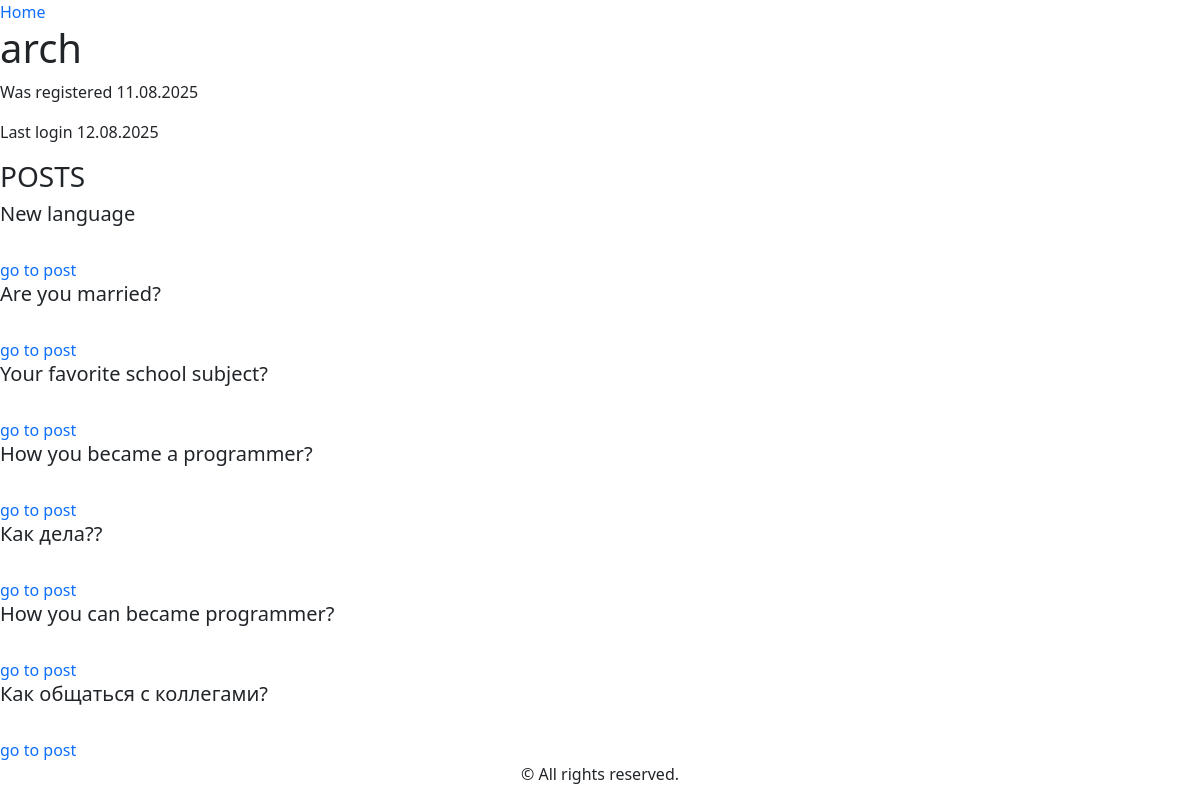
Page /blog/arch/ (signed in) on the earlier database version.
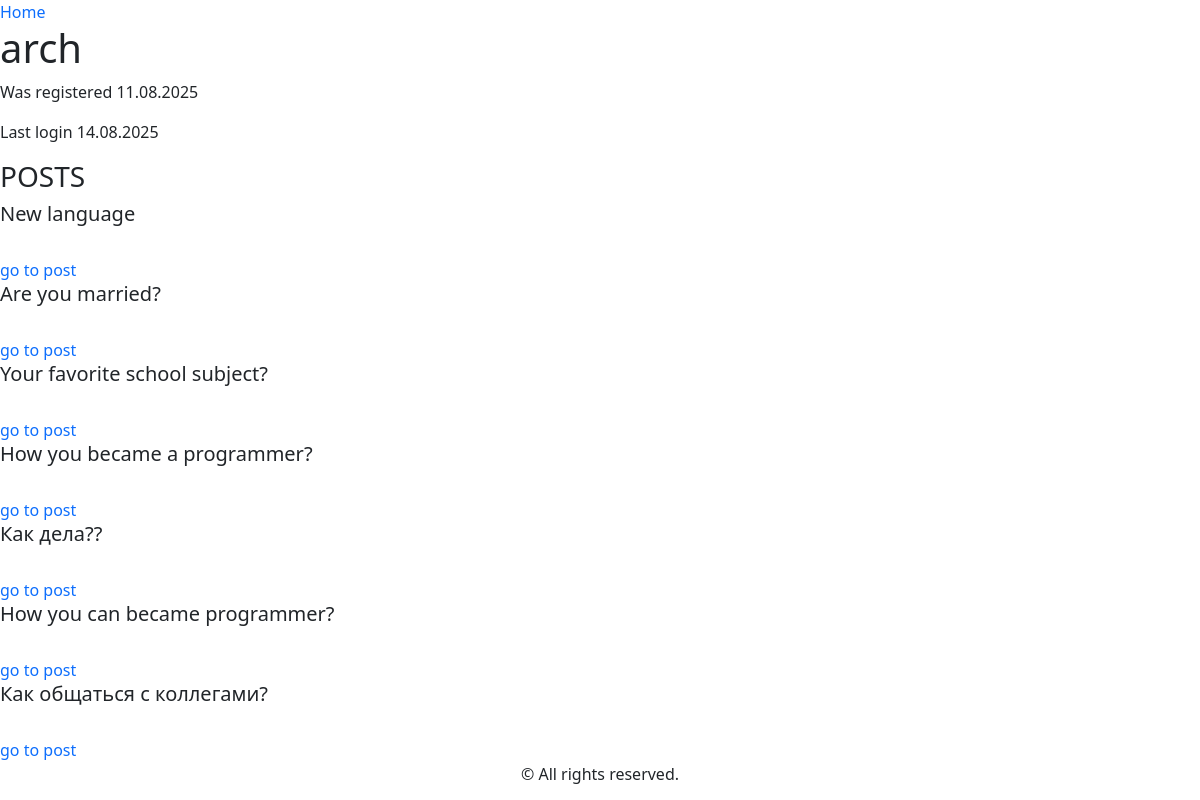
Same page on the later database version.
### userAuth/models.py (models this page shows)
class UserProfile(AbstractUser):
    bio = models.TextField(blank=True)
    location = models.CharField(max_length = 100,blank=True)
    date = models.DateField(null = True,blank=True)
    avatar = models.ImageField(upload_to='avatars/', blank=True)
    cv = models.FileField(upload_to=get_timestamp_path, blank=True)
    groups = models.ManyToManyField(
        'auth.Group',
        related_name='userprofile_set',
        blank=True,
        help_text='The groups this user belongs to.',
        verbose_name='groups'
    )
    user_permissions = models.ManyToManyField(
        'auth.Permission',
        related_name='userprofile_set',
        blank=True,
        help_text='Specific permissions for this user.',
        verbose_name='user permissions'
    )

### blog/views.py (the view)
# urls.py: path('<str:username>/', views.UserProfileView.as_view(), name='user'),
class UserProfileView(LoginRequiredMixin, DetailView):
    model = Prof
    template_name = 'blog/user.html'
    slug_url_kwarg = 'username'
    slug_field = 'user__username'
    def get_context_data(self, **kwargs):
        context = super().get_context_data(**kwargs)
        username = self.kwargs['username']
        try:
            user = User.objects.get(username=username)
            prof = Prof.objects.get(user=user)
        except Exception as e:
            return HttpResponse(f"Error: {str(e)}")
        posts = Post.objects.filter(author=prof)
        context['user'] = user
        context['prof'] = prof
        context['posts'] = posts
        context['tags'] = Tag.objects.all()
        return context

### blog/models.py (called while the page is built)
    def get_queryset(self):
        return super().get_queryset().order_by('-created_time')

    def __str__(self) -> str:
        return self.title

### templates/blog/user.html (shortened to what this page needs)
{% extends "base.html" %}
    {%load static%}
{% block content %}
    <a href="{% url 'blog:index'%}">Home</a>
    <h1 class="username">{{user.username}}</h1>
    <p>Was registered {{user.date_joined|date:"d.m.Y"}}</p>
    <p>Last login {{user.last_login|date:"d.m.Y"}}</p>
    <h3>POSTS</h3>
    {%for i in posts%}
        <h5 class="">{{i}}</h5><br>
        <a href="{% url 'blog:post' i.author.user.username i.title %}">go to post</a>
    {%endfor%}
{% endblock %}

Differences in the rows shown:
changed UserProfile "arch": last_login "12.08.2025" → "14.08.2025"
